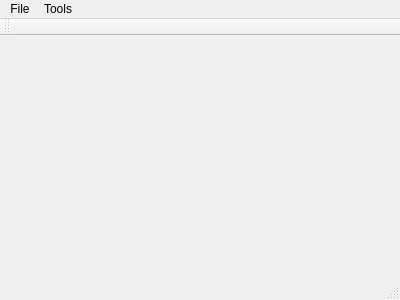
<?xml version="1.0" encoding="UTF-8"?>
<ui version="4.0">
 <class>MainWindow</class>
 <widget class="QMainWindow" name="MainWindow">
  <property name="geometry">
   <rect>
    <x>0</x>
    <y>0</y>
    <width>400</width>
    <height>300</height>
   </rect>
  </property>
  <property name="windowTitle">
   <string>MainWindow</string>
  </property>
  <widget class="QWidget" name="centralWidget"/>
  <widget class="QMenuBar" name="menuBar">
   <property name="geometry">
    <rect>
     <x>0</x>
     <y>0</y>
     <width>400</width>
     <height>21</height>
    </rect>
   </property>
   <widget class="QMenu" name="menuFile">
    <property name="title">
     <string>File</string>
    </property>
   </widget>
   <widget class="QMenu" name="menuTools">
    <property name="title">
     <string>Tools</string>
    </property>
    <addaction name="actionInstruction_Analyzer"/>
   </widget>
   <addaction name="menuFile"/>
   <addaction name="menuTools"/>
  </widget>
  <widget class="QToolBar" name="mainToolBar">
   <attribute name="toolBarArea">
    <enum>TopToolBarArea</enum>
   </attribute>
   <attribute name="toolBarBreak">
    <bool>false</bool>
   </attribute>
  </widget>
  <widget class="QStatusBar" name="statusBar"/>
  <action name="actionInstruction_Analyzer">
   <property name="text">
    <string>Instruction Analyzer</string>
   </property>
  </action>
 </widget>
 <layoutdefault spacing="6" margin="11"/>
 <resources/>
 <connections/>
</ui>
